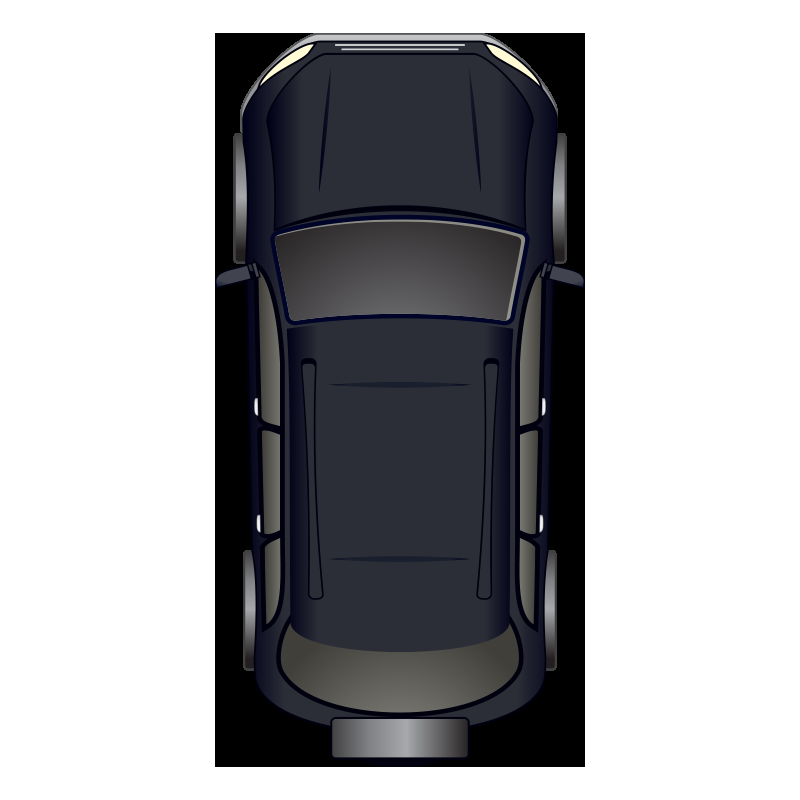
#> input picture static_car_photos/car_bev1.png, 800 x 800 px
$ python image_process_v1.py
#> lines starting #> are read from the running program, lines starting #| are printed output that depends on the picture; after the words box and inside, x2 and y2 are one past the last pixel; in counts of white or black regions, pixels touching at a corner belong together
import subprocess
import sys

def install(package):
    subprocess.check_call([sys.executable, "-m", "pip", "install", package])
try:
    import cv2
except ImportError:
    install("opencv-python")
try:
    import numpy as np
except ImportError:
    install("numpy")
try:
    import matplotlib.pyplot as plt
except ImportError:
    install("matplotlib")


crp_point = [0,0,0,0]

def area_select(image):

    #r = cv2.selectROI("Select area", image)

    #crp_point[0],crp_point[1],crp_point[2],crp_point[3] = int(r[0]),int(r[1]),  int(r[2]),int(r[3])
    crp_point[0],crp_point[1],crp_point[2],crp_point[3] = 155,424,721,114
    print("CRP Point :",crp_point)

def detect_lanes(frame):
    # Convert the frame to grayscale
    gray = cv2.cvtColor(frame, cv2.COLOR_BGR2GRAY)

    # Apply Gaussian blur to reduce noise
    blurred = cv2.GaussianBlur(gray, (3, 3), 0)

    # Apply Canny edge detection
    edges = cv2.Canny(blurred, 50, 150)

    # Define a region of interest (ROI)
    height, width = edges.shape
    roi_vertices = [(crp_point[0], crp_point[1]+crp_point[3]), (crp_point[0], crp_point[1]),(crp_point[0]+crp_point[2], crp_point[1]),(crp_point[0]+crp_point[2], crp_point[1]+crp_point[3]) ]
    mask = np.zeros_like(edges)

    #cv2.imshow('mask', mask)

    cv2.fillPoly(mask, np.array([roi_vertices], np.int32), 255)
    masked_edges = cv2.bitwise_and(edges, mask)

    cv2.imshow('masked_edges', masked_edges)
    # Apply Hough transform to detect lines
    lines = cv2.HoughLinesP(masked_edges, 1, np.pi/180 ,100, minLineLength=10, maxLineGap=5)

    # Draw the detected lines on the frame
    line_image = np.zeros_like(frame)

    if lines is not None:
        for line in lines:
            x1, y1, x2, y2 = line[0]
            cv2.line(line_image, (x1, y1), (x2, y2), (255, 0,0), 5)


    # Combine the line image with the original frame
    result = cv2.addWeighted(frame, 0.8, line_image, 1,0)

       #*****************************************************
    IMAGE_H = 223
    IMAGE_W = 1280

    src = np.float32([[0,IMAGE_H],[1207, IMAGE_H], [0,0],[IMAGE_W,0]])
    dst = np.float32([[569,IMAGE_H],[711, IMAGE_H], [0,0],[IMAGE_W,0]])

    M = cv2.getPerspectiveTransform(src,dst)

    result = result[450:(450+IMAGE_H), 0:IMAGE_W]

    result = cv2.warpPerspective(result, M , (IMAGE_W,IMAGE_H))
    #*****************************************************

    return result

# Open the video file
#video = cv2.Image("solidWhiteRight.mp4")
#open the image file
video = cv2.VideoCapture("videos/solidWhiteRight.mp4")
#video = cv2.VideoCapture(0)
car_img = cv2.imread("static_car_photos/car_bev1.png")
#> car_img is the input picture: shape (800, 800, 3); mean B, G, R 166.4, 163.6, 163.3

video_frame_height = int(video.get(cv2.CAP_PROP_FRAME_HEIGHT))
video_frame_width = int(video.get(cv2.CAP_PROP_FRAME_WIDTH))
scale_percent = 67  # Örneğin, orijinal boyutun %50'si
width = int(car_img.shape[1] * scale_percent / 100)
#> width = 536
height = int(car_img.shape[0] * scale_percent / 100)
#> height = 536
dim = (width, height)
#> dim = (536, 536)
car_img = cv2.resize(car_img, dim, interpolation=cv2.INTER_AREA)
#> car_img: shape (536, 536, 3)
while True:
    # Read a frame from the video
    ret, frame = video.read()
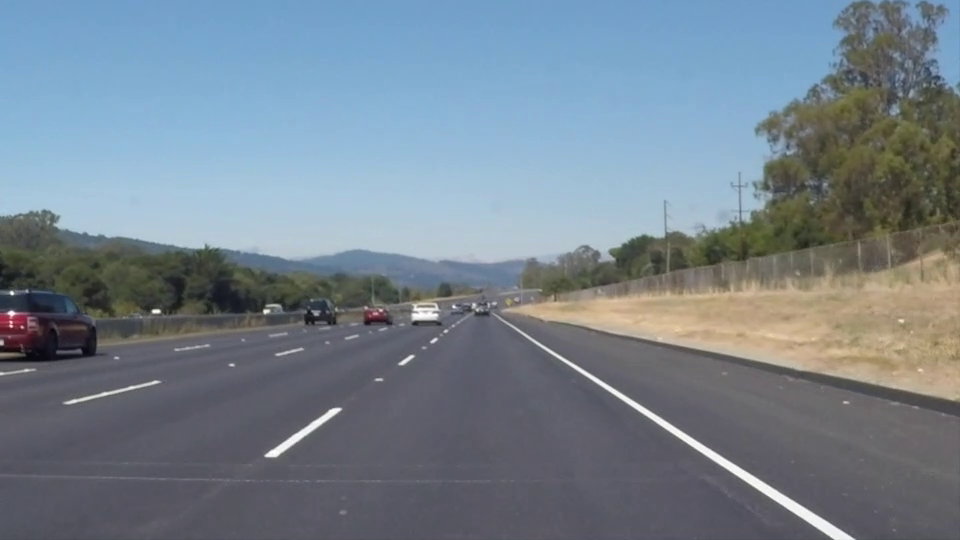
#> input picture frame 22 of videos/solidWhiteRight.mp4, 960 x 540 px
#> frame is the input picture: shape (540, 960, 3); mean B, G, R 141.9, 130.7, 117.7

    if not ret:
        break
    area_select(frame)
    break
while True:
    # Process the frame
    ret, frame = video.read()
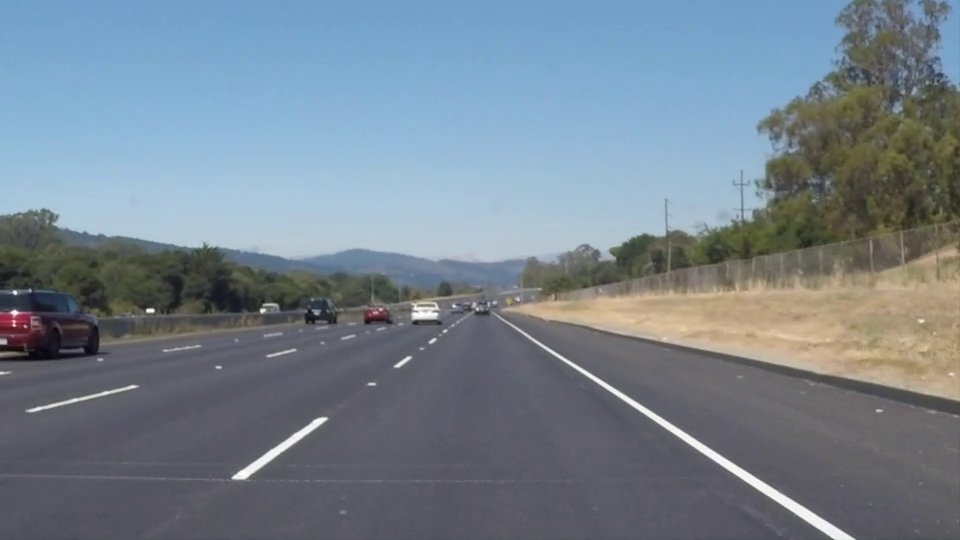
#> input picture frame 23 of videos/solidWhiteRight.mp4, 960 x 540 px
#> frame is the input picture: shape (540, 960, 3); mean B, G, R 142, 130.6, 117.8

    if not ret:
        break
    result = detect_lanes(frame)
#> in detect_lanes, `gray = cv2.cvtColor(frame, cv2.COLOR_BGR2GRAY)`:
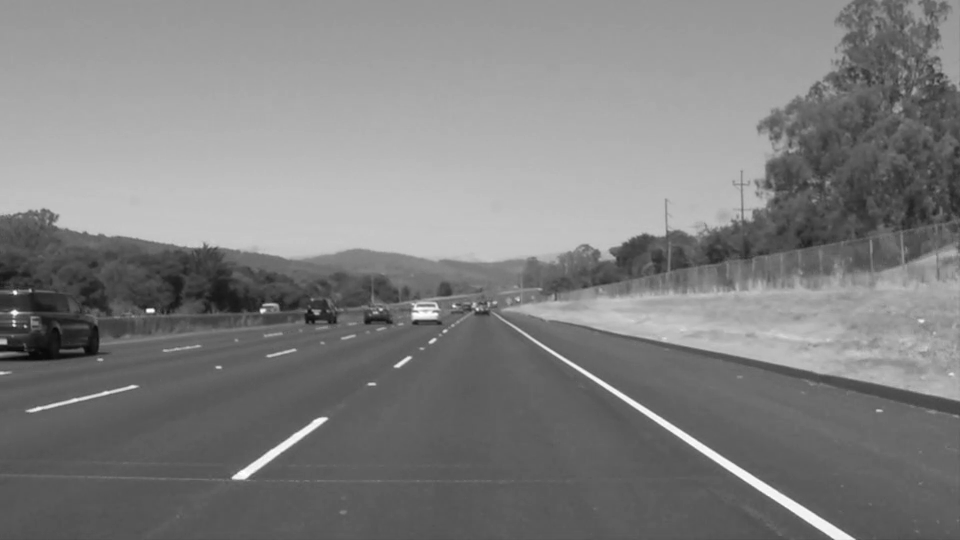
#> gray: shape (540, 960); min 3, max 255, mean 128.1
#> in detect_lanes, `edges = cv2.Canny(blurred, 50, 150)`:
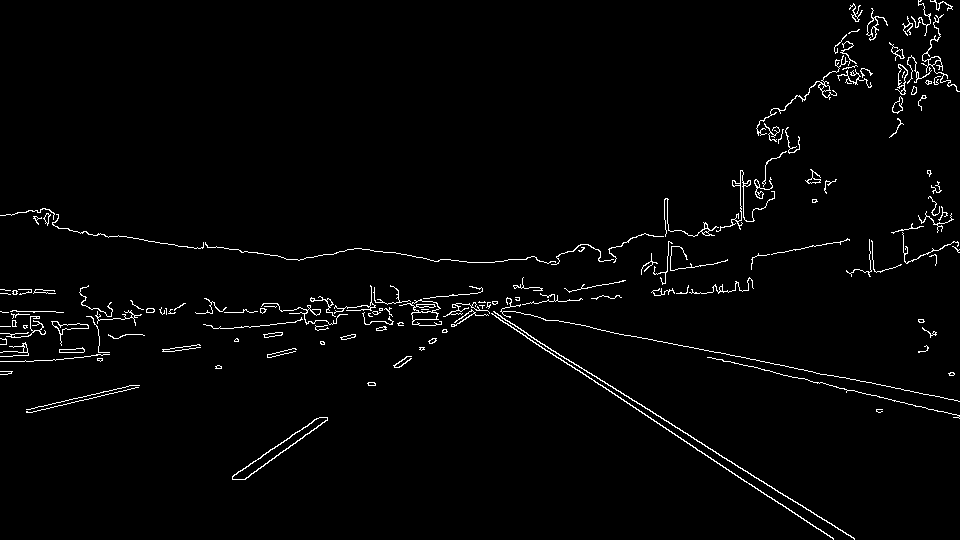
#> edges: shape (540, 960); 2.1% white in thin lines or dots
#> in detect_lanes, `cv2.fillPoly(mask, np.array([roi_vertices], np.int32), 255)`: mask: shape (540, 960); 16% white; 1 white region, box (x1, y1, x2, y2) and area: (155, 424, 877, 539) 83030
#> in detect_lanes, `masked_edges = cv2.bitwise_and(edges, mask)`:
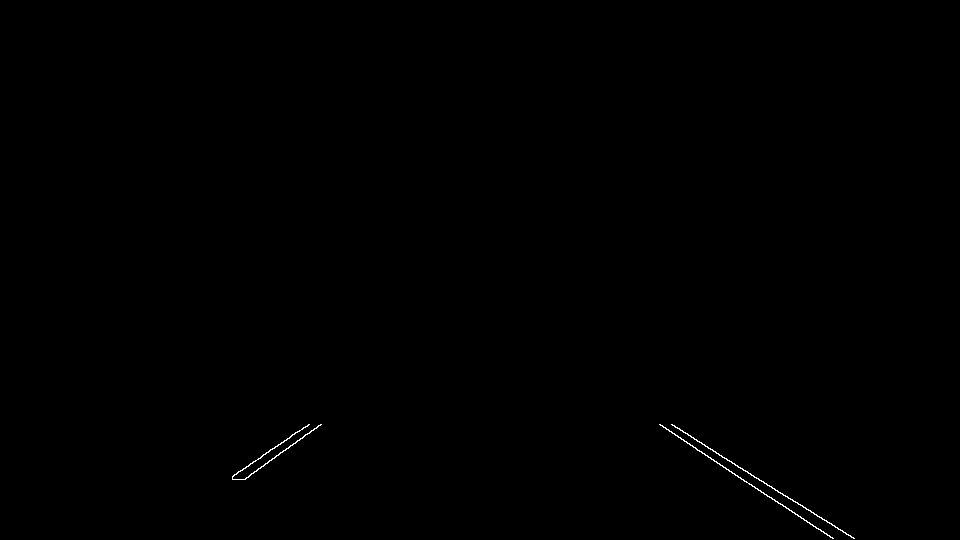
#> masked_edges: shape (540, 960); 0.17% white in thin lines or dots, all inside (x1, y1, x2, y2) = (232, 424, 855, 539)
#> in detect_lanes, `lines = cv2.HoughLinesP(masked_edges, 1, np.pi/180 ,100, minLineLength..`: lines = [[672, 425, 853, 538], [663, 427, 833, 538]]
#> the loop in detect_lanes, `for line in lines:` made 2 passes
#> in detect_lanes, `result = cv2.addWeighted(frame, 0.8, line_image, 1,0)`:
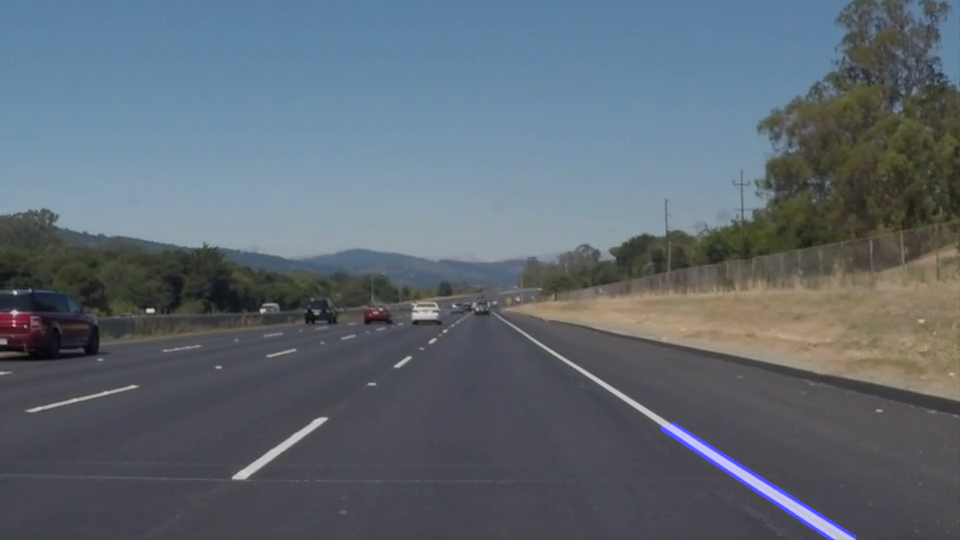
#> result: shape (540, 960, 3); mean B, G, R 114.3, 104.5, 94.2
#> in detect_lanes, `M = cv2.getPerspectiveTransform(src,dst)`: M = [[1, 21.69, 0], [0, 8.5, 0], [0, 0.0336, 1]]
    top, bottom, left, right = [0, 500, 100, 0]  # Örneğin, her bir kenar için 50 piksel

    # Siyah renk değeri
    color = [0, 0, 0]  # Siyah için RGB değeri

    # Resmin etrafına siyah çerçeve ekleyin
    result = cv2.copyMakeBorder(result, top, bottom, left, right, cv2.BORDER_CONSTANT, value=color)
#> result: shape (723, 1380, 3)
    result[188:488,580:680] = car_img[20:320,391:491]
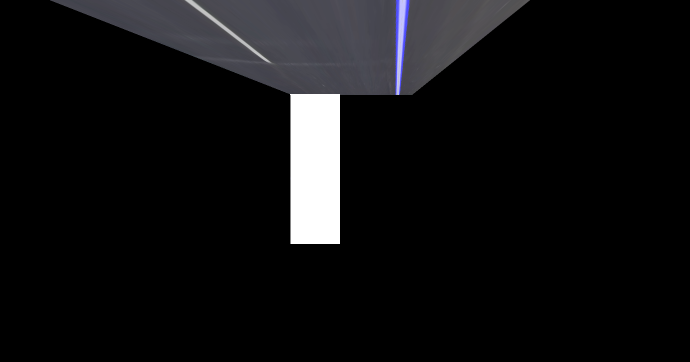
#> result: shape (723, 1380, 3) (shown at 1/2 size); mean B, G, R 17.6, 16.3, 16.4

    # Apply Canny edge detection
   # edges = cv2.Canny(blurred, 50, 150)

    cv2.imshow('Lane Detection', result)
    cv2.imshow('Original', frame)


    #cv2.imshow('gray', gray)
   # cv2.imshow('blurred', blurred)
    #cv2.imshow('edges', edges)


    # Exit if 'q' is pressed
    if cv2.waitKey(100) & 0xFF == ord('q'):
#> (key q is pressed here)
        break

# Release the video file and close all windows
video.release()
cv2.destroyAllWindows()
